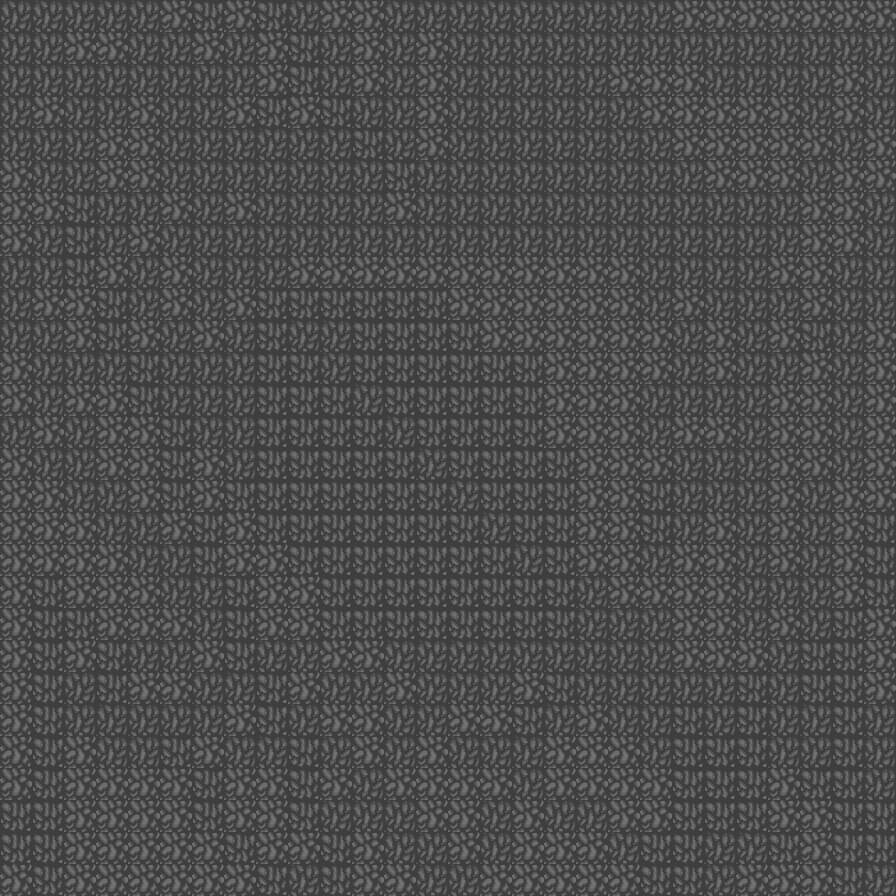

Rendered tile map (Tiled .tmx) drawn with the repository's tilesets; below, a short description and the full map source, tile grids included:
An orthogonal 28x28 tile map with 32x32 px tiles, 1 tile layer (Tile Layer 1), 17 tilesets.

<map version="1.0" tiledversion="1.1.4" orientation="orthogonal" renderorder="right-down" width="28" height="28" tilewidth="32" tileheight="32" infinite="0" nextobjectid="25">
 <tileset firstgid="1" source="Cobblestone_0.tsx" />
 <tileset firstgid="2" source="Cobblestone_1.tsx" />
 <tileset firstgid="3" source="Cobblestone_2.tsx" />
 <tileset firstgid="4" source="Cobblestone_Corner.tsx" />
 <tileset firstgid="5" source="Cobblestone_Corner copy.tsx" />
 <tileset firstgid="6" source="Cobblestone_Corner copy 2.tsx" />
 <tileset firstgid="7" source="Cobblestone_Corner copy 3.tsx" />
 <tileset firstgid="8" source="spawn_0.tsx" />
 <tileset firstgid="9" source="spawn_0 copy.tsx" />
 <tileset firstgid="10" source="spawn_0 copy 2.tsx" />
 <tileset firstgid="11" source="spawn_0 copy 3.tsx" />
 <tileset firstgid="12" source="spawn_1.tsx" />
 <tileset firstgid="13" source="spawn_1 copy.tsx" />
 <tileset firstgid="14" source="spawn_1 copy 2.tsx" />
 <tileset firstgid="15" source="spawn_1 copy 3.tsx" />
 <tileset firstgid="16" source="spawn_2.tsx" />
 <tileset firstgid="17" source="spawn_3.tsx" />
 <layer name="Tile Layer 1" width="28" height="28">
  <data encoding="csv">
2,2,2,2,2,1,3,1,3,2,1,1,2,2,2,2,2,2,2,2,2,1,1,1,1,1,1,1,
2,2,1,1,2,2,1,2,1,3,2,1,2,1,2,2,2,2,2,2,2,2,2,2,2,2,2,2,
2,2,2,2,2,2,2,2,1,3,2,1,2,1,2,2,2,2,2,1,1,1,2,2,2,2,1,2,
2,1,2,2,1,2,2,1,3,1,3,2,2,1,2,2,2,2,2,2,1,1,1,1,1,2,1,2,
2,2,2,1,1,2,2,2,2,2,2,3,2,1,2,2,2,2,2,2,2,1,1,1,1,1,2,1,
1,2,2,1,1,2,2,2,2,2,2,2,3,2,2,2,2,2,2,2,2,2,1,1,1,2,1,1,
1,1,3,2,2,1,2,1,2,2,2,2,1,2,2,2,2,2,2,2,2,2,2,2,2,1,1,2,
1,2,3,2,1,2,2,2,2,2,2,2,2,2,2,2,2,2,2,2,2,2,2,2,2,1,1,2,
2,2,3,1,2,1,2,2,2,1,1,1,1,1,1,1,1,1,1,1,2,2,2,2,1,1,2,2,
2,1,1,3,2,1,2,1,3,3,3,3,3,3,1,1,1,1,1,1,2,1,2,2,2,1,2,2,
2,2,1,3,1,2,1,2,3,2,2,3,3,3,3,1,1,1,1,1,1,2,1,2,1,3,2,1,
1,2,2,2,3,2,2,2,3,3,2,3,3,3,3,3,3,1,1,1,1,2,1,2,2,1,2,1,
1,2,1,1,3,2,2,2,3,3,3,2,3,3,3,3,3,1,1,1,2,2,2,2,1,1,2,1,
2,1,2,1,1,3,2,2,3,3,3,3,2,3,3,3,3,1,1,1,2,1,1,2,1,1,2,1,
1,2,2,1,1,3,1,2,3,3,3,3,3,2,3,3,3,3,1,1,1,2,2,2,1,1,2,1,
1,1,2,2,1,3,1,3,3,3,3,3,3,3,2,3,3,3,1,1,3,2,2,2,1,2,1,1,
1,1,1,2,2,1,3,1,3,3,3,3,3,3,3,2,3,3,1,1,3,2,1,2,1,2,1,3,
1,1,1,1,2,2,3,1,1,3,3,3,3,3,3,3,2,3,1,1,2,1,1,2,1,2,1,3,
1,3,1,1,1,2,2,3,1,1,3,3,3,3,3,3,3,3,2,1,1,1,1,2,2,2,1,3,
1,3,3,1,1,1,2,3,1,1,3,3,3,3,3,3,3,3,2,2,2,1,1,2,1,2,3,1,
1,3,1,3,2,2,1,3,2,2,1,1,2,2,2,2,2,2,2,2,2,1,1,1,2,3,3,1,
1,3,2,3,1,1,2,2,3,1,2,2,1,2,2,2,1,3,2,2,2,2,2,3,2,3,3,1,
1,3,2,2,2,2,2,1,3,2,1,1,2,2,1,1,3,2,1,2,2,3,2,3,2,2,3,2,
1,3,1,2,2,3,1,2,2,3,2,1,2,1,2,2,2,1,1,1,2,3,3,3,2,2,3,2,
1,3,1,1,1,1,3,1,1,3,1,2,1,1,1,1,2,1,1,1,1,3,3,3,1,3,3,2,
3,3,1,1,1,1,3,1,1,3,2,2,2,1,1,2,1,2,2,1,1,3,3,3,1,1,3,3,
3,3,1,1,1,1,1,3,1,1,3,1,2,2,1,2,1,1,1,2,3,3,2,2,3,1,3,3,
1,3,1,1,1,1,1,1,3,2,3,1,1,2,2,1,1,1,1,1,3,3,2,1,1,1,3,2
</data>
 </layer>
</map>
